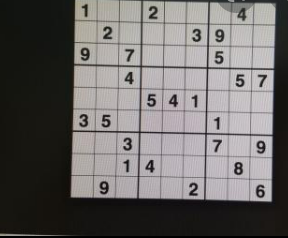
#> input picture input_pictures/input_sudoku.png, 288 x 238 px
$ python ImageGradient.py
#> lines starting #> are read from the running program, lines starting #| are printed output that depends on the picture
import cv2 as cv
import numpy as np


"""  IMAGE GRADIENTS **************************************************************** """
# 1.Sobel and Scharr Derivatives
# SOBEL = gaussian smoothing + differentitation
# bu nedenle gürültüye karşı dayanıklı.
# türev yönü dikey veya yatay olarak belirlenebilir.
# sırasıyla yorder,xorder
# ksize= çekirdeğin boyutu

img = cv.imread("../input_pictures/input_sudoku.png", 0)
#> img: shape (238, 288); min 0, max 212, mean 105.9
sobelx = cv.Sobel(img, cv.CV_64F, 1, 0, ksize=5)
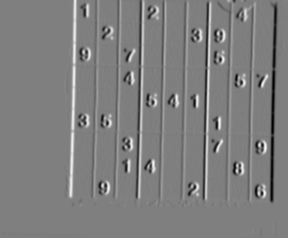
#> sobelx: shape (238, 288) float64; min -7819, max 7877, mean 0.9; drawn with min black and max white
sobely = cv.Sobel(img, cv.CV_64F, 0, 1, ksize=5)
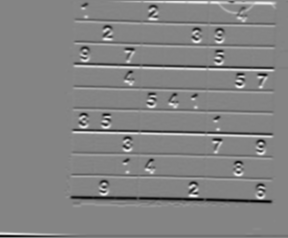
#> sobely: shape (238, 288) float64; min -7754, max 7170, mean -38.1; drawn with min black and max white

cv.imwrite("sobelx.png", sobelx)
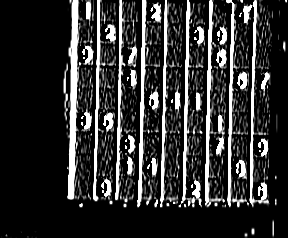
#> saved as sobelx.png: shape (238, 288); min 0, max 255, mean 48
cv.imwrite("sobely.png", sobely)
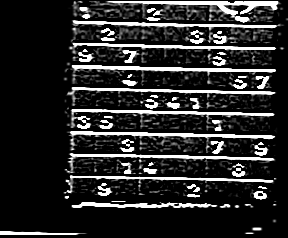
#> saved as sobely.png: shape (238, 288); min 0, max 255, mean 42.2

# 2.Laplacian Derivaties
laplace = cv.Laplacian(img, cv.CV_64F)
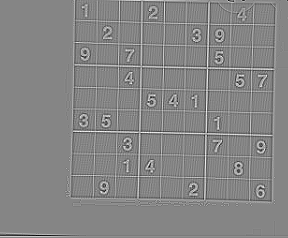
#> laplace: shape (238, 288) float64; min -275, max 251, mean 0.1; drawn with min black and max white
cv.imwrite("laplace.png", laplace)
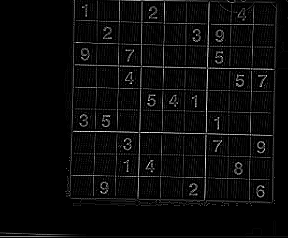
#> saved as laplace.png: shape (238, 288); min 0, max 251, mean 9.7

# ayrıntılı olarak yeniden bak

$ run again, with input_pictures/input_agacyasi.png copied over input_pictures/input_sudoku.png
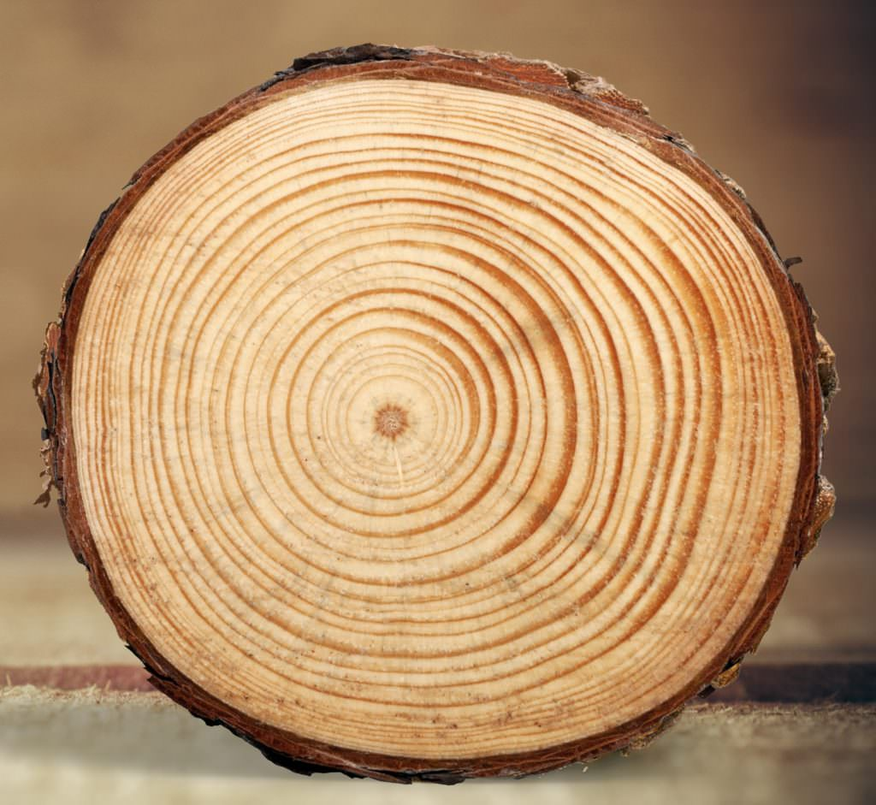
#> input picture input_pictures/input_agacyasi.png, 876 x 805 px, shrunk from 1024 x 941 before the run
#> `laplace = cv.Laplacian(img, cv.CV_64F)`:
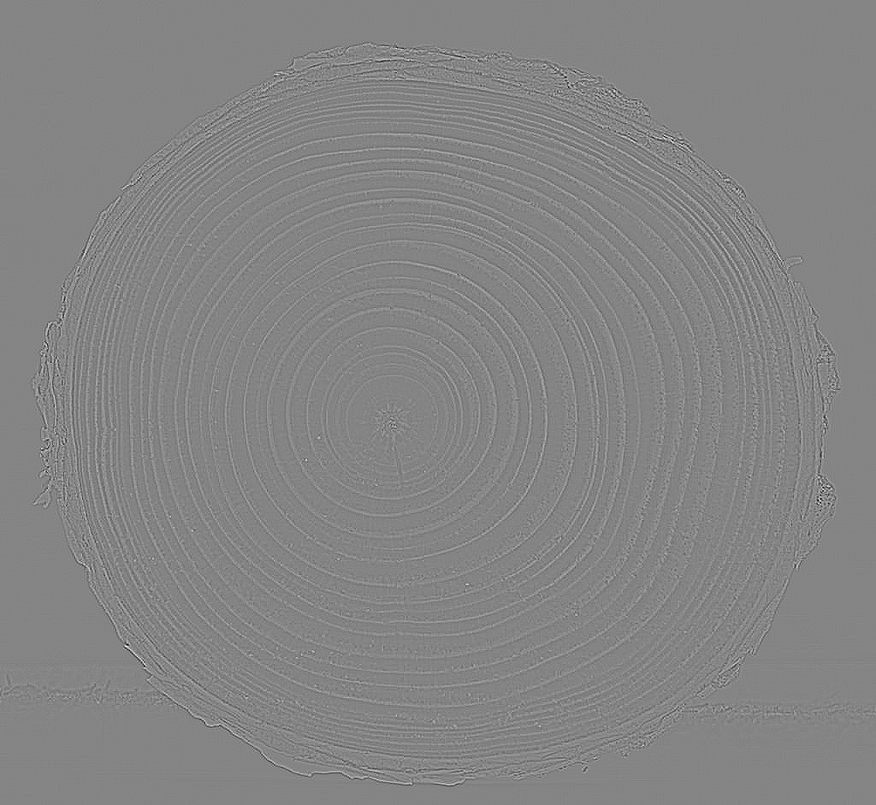
#> laplace: shape (805, 876) float64; min -203, max 187, mean 0; drawn with min black and max white
#> `cv.imwrite("laplace.png", laplace)`:
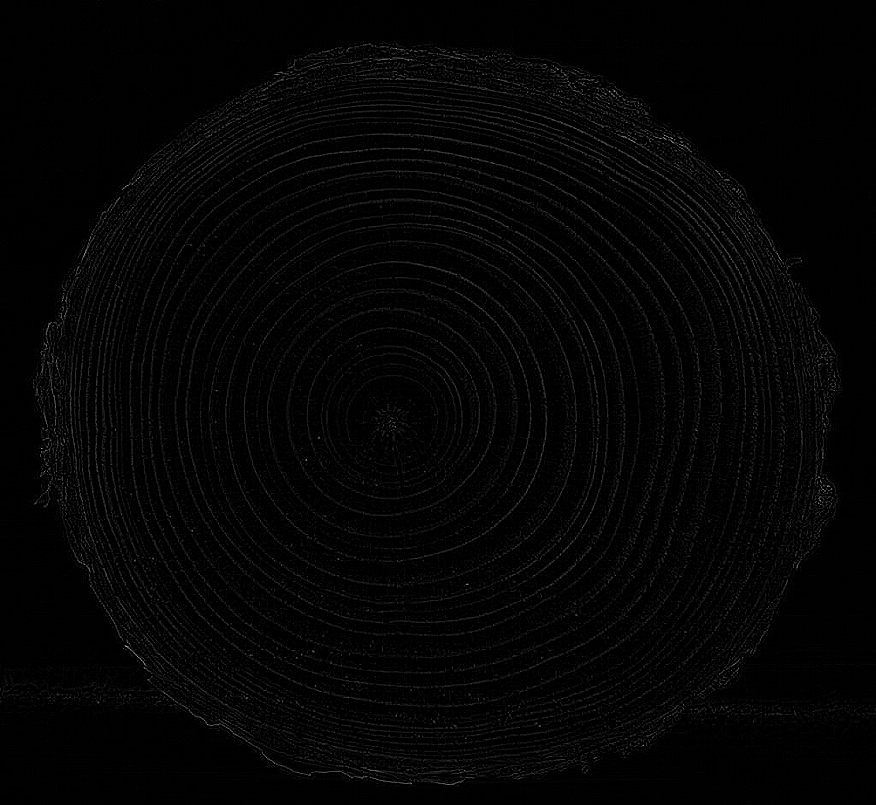
#> saved as laplace.png: shape (805, 876); min 0, max 187, mean 4.2
